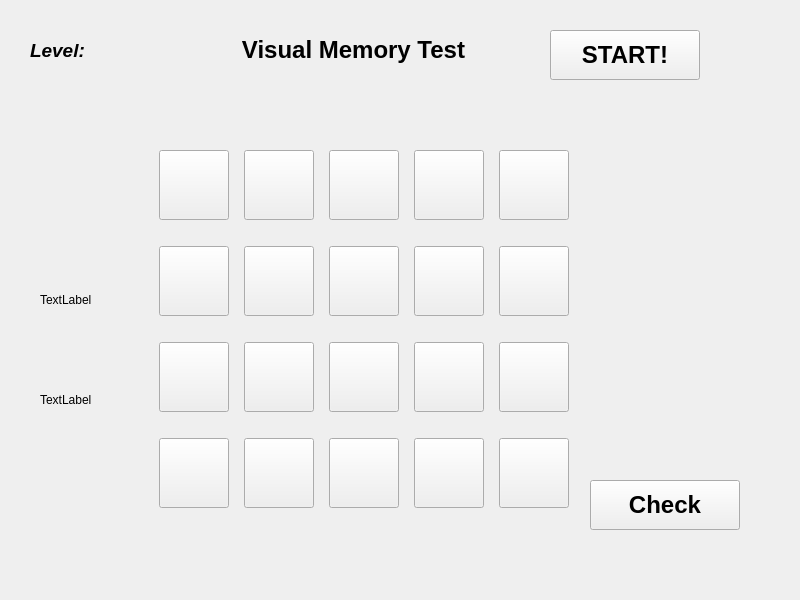
<?xml version="1.0" encoding="UTF-8"?>
<ui version="4.0">
 <class>VisualMem</class>
 <widget class="QWidget" name="VisualMem">
  <property name="geometry">
   <rect>
    <x>0</x>
    <y>0</y>
    <width>800</width>
    <height>600</height>
   </rect>
  </property>
  <property name="minimumSize">
   <size>
    <width>800</width>
    <height>600</height>
   </size>
  </property>
  <property name="maximumSize">
   <size>
    <width>800</width>
    <height>600</height>
   </size>
  </property>
  <property name="windowTitle">
   <string>Form</string>
  </property>
  <widget class="QLabel" name="label_Level">
   <property name="geometry">
    <rect>
     <x>30</x>
     <y>30</y>
     <width>150</width>
     <height>40</height>
    </rect>
   </property>
   <property name="minimumSize">
    <size>
     <width>150</width>
     <height>40</height>
    </size>
   </property>
   <property name="maximumSize">
    <size>
     <width>150</width>
     <height>40</height>
    </size>
   </property>
   <property name="font">
    <font>
     <pointsize>14</pointsize>
     <italic>true</italic>
     <bold>true</bold>
    </font>
   </property>
   <property name="text">
    <string>Level:</string>
   </property>
  </widget>
  <widget class="QLabel" name="label_TestName">
   <property name="geometry">
    <rect>
     <x>200</x>
     <y>0</y>
     <width>307</width>
     <height>100</height>
    </rect>
   </property>
   <property name="maximumSize">
    <size>
     <width>450</width>
     <height>100</height>
    </size>
   </property>
   <property name="font">
    <font>
     <pointsize>18</pointsize>
     <bold>true</bold>
    </font>
   </property>
   <property name="text">
    <string>Visual Memory Test</string>
   </property>
   <property name="alignment">
    <set>Qt::AlignCenter</set>
   </property>
  </widget>
  <widget class="QPushButton" name="button_Start">
   <property name="geometry">
    <rect>
     <x>550</x>
     <y>30</y>
     <width>150</width>
     <height>50</height>
    </rect>
   </property>
   <property name="minimumSize">
    <size>
     <width>150</width>
     <height>50</height>
    </size>
   </property>
   <property name="maximumSize">
    <size>
     <width>150</width>
     <height>50</height>
    </size>
   </property>
   <property name="font">
    <font>
     <pointsize>18</pointsize>
     <bold>true</bold>
    </font>
   </property>
   <property name="layoutDirection">
    <enum>Qt::LeftToRight</enum>
   </property>
   <property name="text">
    <string>START!</string>
   </property>
  </widget>
  <widget class="QWidget" name="gridLayoutWidget">
   <property name="geometry">
    <rect>
     <x>150</x>
     <y>130</y>
     <width>431</width>
     <height>401</height>
    </rect>
   </property>
   <layout class="QGridLayout" name="gridLayout">
    <item row="0" column="3">
     <widget class="QPushButton" name="button_10">
      <property name="minimumSize">
       <size>
        <width>70</width>
        <height>70</height>
       </size>
      </property>
      <property name="maximumSize">
       <size>
        <width>70</width>
        <height>70</height>
       </size>
      </property>
      <property name="text">
       <string/>
      </property>
     </widget>
    </item>
    <item row="0" column="0">
     <widget class="QPushButton" name="button_1">
      <property name="minimumSize">
       <size>
        <width>70</width>
        <height>70</height>
       </size>
      </property>
      <property name="maximumSize">
       <size>
        <width>70</width>
        <height>70</height>
       </size>
      </property>
      <property name="text">
       <string/>
      </property>
     </widget>
    </item>
    <item row="0" column="1">
     <widget class="QPushButton" name="button_2">
      <property name="minimumSize">
       <size>
        <width>70</width>
        <height>70</height>
       </size>
      </property>
      <property name="maximumSize">
       <size>
        <width>70</width>
        <height>70</height>
       </size>
      </property>
      <property name="text">
       <string/>
      </property>
     </widget>
    </item>
    <item row="1" column="2">
     <widget class="QPushButton" name="button_6">
      <property name="minimumSize">
       <size>
        <width>70</width>
        <height>70</height>
       </size>
      </property>
      <property name="maximumSize">
       <size>
        <width>70</width>
        <height>70</height>
       </size>
      </property>
      <property name="text">
       <string/>
      </property>
     </widget>
    </item>
    <item row="2" column="0">
     <widget class="QPushButton" name="button_7">
      <property name="minimumSize">
       <size>
        <width>70</width>
        <height>70</height>
       </size>
      </property>
      <property name="maximumSize">
       <size>
        <width>70</width>
        <height>70</height>
       </size>
      </property>
      <property name="text">
       <string/>
      </property>
     </widget>
    </item>
    <item row="0" column="2">
     <widget class="QPushButton" name="button_3">
      <property name="minimumSize">
       <size>
        <width>70</width>
        <height>70</height>
       </size>
      </property>
      <property name="maximumSize">
       <size>
        <width>70</width>
        <height>70</height>
       </size>
      </property>
      <property name="text">
       <string/>
      </property>
     </widget>
    </item>
    <item row="3" column="0">
     <widget class="QPushButton" name="button_13">
      <property name="minimumSize">
       <size>
        <width>70</width>
        <height>70</height>
       </size>
      </property>
      <property name="maximumSize">
       <size>
        <width>70</width>
        <height>70</height>
       </size>
      </property>
      <property name="text">
       <string/>
      </property>
     </widget>
    </item>
    <item row="3" column="1">
     <widget class="QPushButton" name="button_14">
      <property name="minimumSize">
       <size>
        <width>70</width>
        <height>70</height>
       </size>
      </property>
      <property name="maximumSize">
       <size>
        <width>70</width>
        <height>70</height>
       </size>
      </property>
      <property name="text">
       <string/>
      </property>
     </widget>
    </item>
    <item row="3" column="2">
     <widget class="QPushButton" name="button_15">
      <property name="minimumSize">
       <size>
        <width>70</width>
        <height>70</height>
       </size>
      </property>
      <property name="maximumSize">
       <size>
        <width>70</width>
        <height>70</height>
       </size>
      </property>
      <property name="text">
       <string/>
      </property>
     </widget>
    </item>
    <item row="2" column="1">
     <widget class="QPushButton" name="button_8">
      <property name="minimumSize">
       <size>
        <width>70</width>
        <height>70</height>
       </size>
      </property>
      <property name="maximumSize">
       <size>
        <width>70</width>
        <height>70</height>
       </size>
      </property>
      <property name="text">
       <string/>
      </property>
     </widget>
    </item>
    <item row="1" column="1">
     <widget class="QPushButton" name="button_5">
      <property name="minimumSize">
       <size>
        <width>70</width>
        <height>70</height>
       </size>
      </property>
      <property name="maximumSize">
       <size>
        <width>70</width>
        <height>70</height>
       </size>
      </property>
      <property name="text">
       <string/>
      </property>
     </widget>
    </item>
    <item row="3" column="3">
     <widget class="QPushButton" name="button_16">
      <property name="minimumSize">
       <size>
        <width>70</width>
        <height>70</height>
       </size>
      </property>
      <property name="maximumSize">
       <size>
        <width>70</width>
        <height>70</height>
       </size>
      </property>
      <property name="text">
       <string/>
      </property>
     </widget>
    </item>
    <item row="1" column="3">
     <widget class="QPushButton" name="button_11">
      <property name="minimumSize">
       <size>
        <width>70</width>
        <height>70</height>
       </size>
      </property>
      <property name="maximumSize">
       <size>
        <width>70</width>
        <height>70</height>
       </size>
      </property>
      <property name="text">
       <string/>
      </property>
     </widget>
    </item>
    <item row="1" column="0">
     <widget class="QPushButton" name="button_4">
      <property name="minimumSize">
       <size>
        <width>70</width>
        <height>70</height>
       </size>
      </property>
      <property name="maximumSize">
       <size>
        <width>70</width>
        <height>70</height>
       </size>
      </property>
      <property name="text">
       <string/>
      </property>
     </widget>
    </item>
    <item row="2" column="2">
     <widget class="QPushButton" name="button_9">
      <property name="minimumSize">
       <size>
        <width>70</width>
        <height>70</height>
       </size>
      </property>
      <property name="maximumSize">
       <size>
        <width>70</width>
        <height>70</height>
       </size>
      </property>
      <property name="text">
       <string/>
      </property>
     </widget>
    </item>
    <item row="2" column="3">
     <widget class="QPushButton" name="button_12">
      <property name="minimumSize">
       <size>
        <width>70</width>
        <height>70</height>
       </size>
      </property>
      <property name="maximumSize">
       <size>
        <width>70</width>
        <height>70</height>
       </size>
      </property>
      <property name="text">
       <string/>
      </property>
     </widget>
    </item>
    <item row="0" column="4">
     <widget class="QPushButton" name="button_17">
      <property name="minimumSize">
       <size>
        <width>70</width>
        <height>70</height>
       </size>
      </property>
      <property name="maximumSize">
       <size>
        <width>70</width>
        <height>70</height>
       </size>
      </property>
      <property name="text">
       <string/>
      </property>
     </widget>
    </item>
    <item row="1" column="4">
     <widget class="QPushButton" name="button_18">
      <property name="minimumSize">
       <size>
        <width>70</width>
        <height>70</height>
       </size>
      </property>
      <property name="maximumSize">
       <size>
        <width>70</width>
        <height>70</height>
       </size>
      </property>
      <property name="text">
       <string/>
      </property>
     </widget>
    </item>
    <item row="2" column="4">
     <widget class="QPushButton" name="button_19">
      <property name="minimumSize">
       <size>
        <width>70</width>
        <height>70</height>
       </size>
      </property>
      <property name="maximumSize">
       <size>
        <width>70</width>
        <height>70</height>
       </size>
      </property>
      <property name="text">
       <string/>
      </property>
     </widget>
    </item>
    <item row="3" column="4">
     <widget class="QPushButton" name="button_20">
      <property name="minimumSize">
       <size>
        <width>70</width>
        <height>70</height>
       </size>
      </property>
      <property name="maximumSize">
       <size>
        <width>70</width>
        <height>70</height>
       </size>
      </property>
      <property name="text">
       <string/>
      </property>
     </widget>
    </item>
   </layout>
  </widget>
  <widget class="QPushButton" name="button_check">
   <property name="geometry">
    <rect>
     <x>590</x>
     <y>480</y>
     <width>150</width>
     <height>50</height>
    </rect>
   </property>
   <property name="minimumSize">
    <size>
     <width>150</width>
     <height>50</height>
    </size>
   </property>
   <property name="maximumSize">
    <size>
     <width>150</width>
     <height>50</height>
    </size>
   </property>
   <property name="font">
    <font>
     <pointsize>18</pointsize>
     <bold>true</bold>
    </font>
   </property>
   <property name="layoutDirection">
    <enum>Qt::LeftToRight</enum>
   </property>
   <property name="text">
    <string>Check</string>
   </property>
  </widget>
  <widget class="QLabel" name="label">
   <property name="geometry">
    <rect>
     <x>40</x>
     <y>290</y>
     <width>63</width>
     <height>20</height>
    </rect>
   </property>
   <property name="text">
    <string>TextLabel</string>
   </property>
  </widget>
  <widget class="QLabel" name="label_2">
   <property name="geometry">
    <rect>
     <x>40</x>
     <y>390</y>
     <width>63</width>
     <height>20</height>
    </rect>
   </property>
   <property name="text">
    <string>TextLabel</string>
   </property>
  </widget>
 </widget>
 <resources/>
 <connections/>
</ui>
